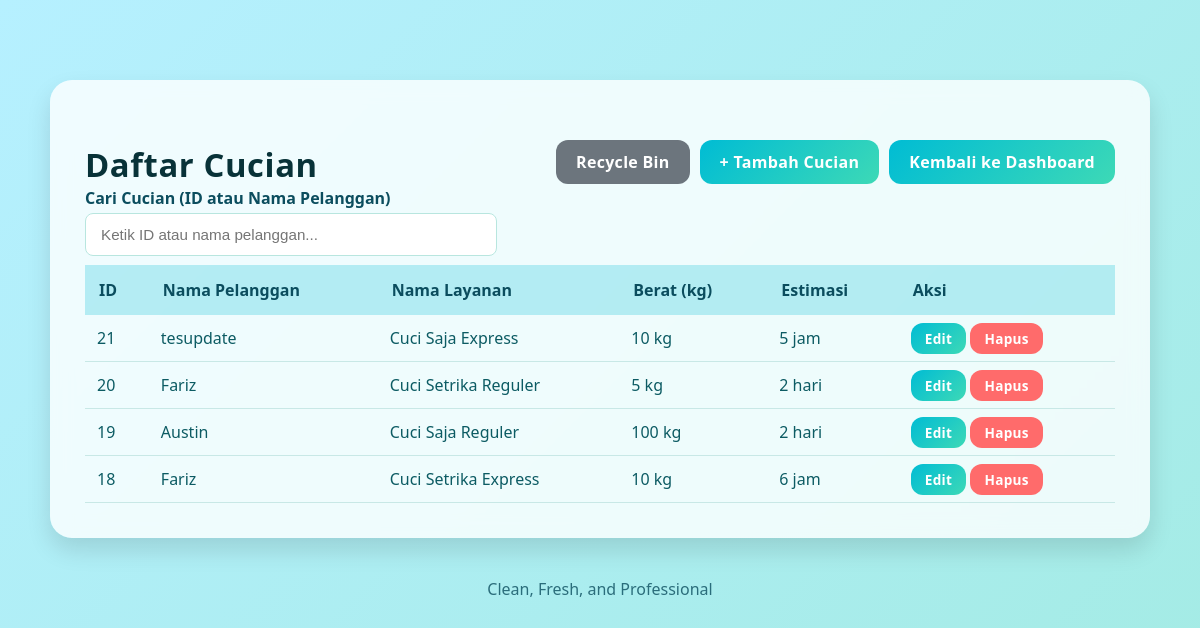
/app/Controllers/LayananController.php?aksi=index, run on an earlier commit of the app's database.
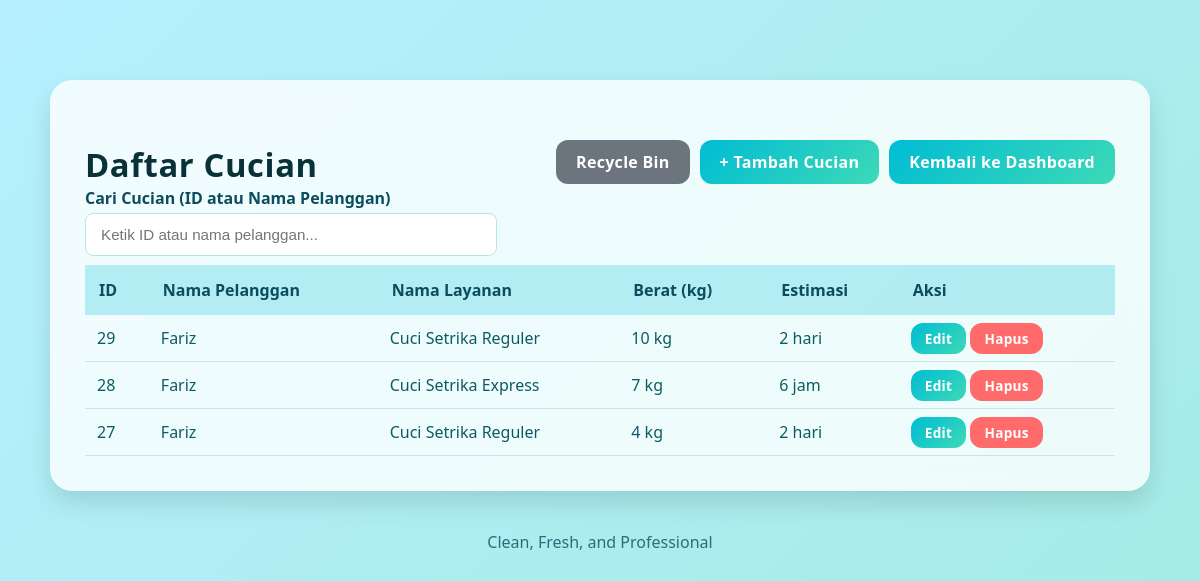
And on a later commit of the database.
### tables this page shows
CREATE TABLE `layanan` (
  `id_layanan` int(11) NOT NULL,
  `id_pelanggan` int(11) DEFAULT NULL,
  `nama_layanan` varchar(100) NOT NULL,
  `berat` int(11) DEFAULT 0,
  `estimasi` varchar(50) DEFAULT NULL,
  `status` varchar(20) DEFAULT 'proses',
  `deleted_at` datetime DEFAULT NULL
);

CREATE TABLE `pelanggan` (
  `id_pelanggan` int(11) NOT NULL,
  `nama` varchar(100) NOT NULL,
  `no_hp` varchar(20) DEFAULT NULL,
  `alamat` text DEFAULT NULL,
  `deleted_at` datetime DEFAULT NULL
);

### core/Controller.php (called while the page is built, shortened)
<?php
class Controller {
    public function model($model) {
        return new $model;
    }
    public function view($path, $data = []) {
        extract($data);
        $viewFile = __DIR__ . "/../app/Views/$path.php";
        require_once $viewFile;
    }
}

### config/koneksi.php (called while the page is built, shortened)
<?php
class Database {
    private static $instance = null;
    public static function connect() {
        if (self::$instance === null) {
            try {
                self::$instance = new PDO(
                    "mysql:host=" . DB_HOST . ";dbname=" . DB_NAME . ";charset=utf8mb4",
                    DB_USER,
                    DB_PASS,
                    [
                        PDO::ATTR_ERRMODE => PDO::ERRMODE_EXCEPTION,
                        PDO::ATTR_DEFAULT_FETCH_MODE => PDO::FETCH_ASSOC,
                        PDO::ATTR_EMULATE_PREPARES => false
                    ]
                );
            } catch (PDOException $e) {
                die("Database Connection Error: " . $e->getMessage());
            }
        }
        return self::$instance;
    }
}

### core/Model.php (called while the page is built, shortened)
<?php
require_once __DIR__ . '/../config/koneksi.php';
require_once __DIR__ . '/QueryBuilder.php';
class Model {
    protected $db;
    protected $table;
    public function __construct() {
        $this->db = Database::connect();
    }
    protected function getQueryBuilder($table = null, $pk = 'id') {
        return new QueryBuilder($this->db, $table ?? $this->table, $pk);
    }
}

### core/QueryBuilder.php (called while the page is built, shortened)
<?php
class QueryBuilder {
    protected $pdo;
    public function __construct($pdo = null, $table = null, $pk = 'id') {
        $this->pdo = $pdo ?? $GLOBALS['db'] ?? null;
    }
    public function raw($sql, $params = []) {
        $stmt = $this->pdo->prepare($sql);
        $stmt->execute($params);
        return $stmt->fetchAll();
    }
}
?>

### app/Models/Layanan.php (called while the page is built, shortened)
<?php
require_once __DIR__ . '/../../core/Model.php';
    class Layanan extends Model {
        protected $table = 'layanan';
        protected $primaryKey = 'id_layanan';
        public function getAll() {
            $qb = $this->getQueryBuilder($this->table, $this->primaryKey);
            return $qb->raw(
                "SELECT l.*, p.nama as nama_pelanggan
                FROM {$this->table} l
                LEFT JOIN pelanggan p ON l.id_pelanggan = p.id_pelanggan
                WHERE l.deleted_at IS NULL
                ORDER BY l.id_layanan DESC"
            );
        }
    }

### app/Views/layanan/index.php (the view, shortened to what this page needs)
<!DOCTYPE html>
<html lang="id">
<head>
<link rel="stylesheet" href="/bellaundry/public/assets/css/style.css">
</head>
<body>
<div class="container-crud">
        <div class="card-crud">
                <div style="display:flex; justify-content:space-between; align-items:center;">
                        <h2 class="card-title">Daftar Cucian</h2>
                        <div style="display:flex; gap:10px; align-items:center;">
                                <a href="/bellaundry/app/Controllers/LayananController.php?aksi=recycle" class="btn-gradient" style="background:#6c757d;">Recycle Bin</a>
                                <a href="/bellaundry/app/Controllers/LayananController.php?aksi=create" class="btn-gradient">+ Tambah Cucian</a>
                                <a href="/bellaundry/public/index.php" class="btn-gradient">Kembali ke Dashboard</a>
                        </div>
                </div>
                <div style="margin-bottom: 6px; margin-top: -22px;">
                    <label style="display: block; color: #0b4d5e; font-weight: 600; margin-bottom: 4px;">Cari Cucian (ID atau Nama Pelanggan)</label>
                    <div class="search-wrapper">
                        <input type="text" id="searchInput" class="search-input" placeholder="Ketik ID atau nama pelanggan...">
                    </div>
                </div>
                <table class="table-crud" id="tabelCucian" style="margin-top: 9px;">
                        <tr>
                                <th>ID</th>
                                <th>Nama Pelanggan</th>
                                <th>Nama Layanan</th>
                                <th>Berat (kg)</th>
                                <th>Estimasi</th>
                                <th>Aksi</th>
                        </tr>
                        <?php if (!empty($layanan)):
                                foreach ($layanan as $row): ?>
                                <tr class="row-layanan" data-id="<?= $row['id_layanan'] ?>" data-nama="<?= strtolower(htmlspecialchars($row['nama_pelanggan'] ?? '')) ?>">
                                        <td><?= $row['id_layanan'] ?></td>
                                        <td><?= htmlspecialchars($row['nama_pelanggan'] ?? '-') ?></td>
                                        <td><?= htmlspecialchars($row['nama_layanan']) ?></td>
                                        <td><?= $row['berat'] ?? 0 ?> kg</td>
                                        <td><?= htmlspecialchars($row['estimasi']) ?></td>
                                        <td>
                                                <a href="/bellaundry/app/Controllers/LayananController.php?aksi=edit&id=<?= $row['id_layanan'] ?>" class="btn-gradient" style="padding:6px 14px; font-size:0.85rem;">Edit</a>
                                                <a href="/bellaundry/app/Controllers/LayananController.php?aksi=delete&id=<?= $row['id_layanan'] ?>" onclick="return confirm('Yakin ingin hapus?')" class="btn-gradient" style="background:#ff6b6b; padding:6px 14px; font-size:0.85rem;">Hapus</a>
                                        </td>
                                </tr>
                        <?php endforeach;
                        else: ?>
                                <tr>
                                        <td colspan="6" style="text-align:center; padding:20px; color:#999;">Tidak ada data cucian</td>
                                </tr>
                        <?php endif; ?>
                </table>
        </div>
        <div class="footer-crud">
            Clean, Fresh, and Professional
        </div>
</div>
</body>
</html>

### app/Controllers/LayananController.php (shortened to what this page needs)
<?php
require_once __DIR__ . '/../../core/Controller.php';
class LayananController extends Controller {
    public function index() {
        $layananModel = $this->model('Layanan');
        $layanan = $layananModel->getAll();
        $this->view('layanan/index', ['layanan' => $layanan]);
    }
}
try {
    $aksi = $_GET['aksi'] ?? 'index';
    $controller = new LayananController();
    switch ($aksi) {
        case 'index':
            $controller->index();
            break;
    }
} catch (Exception $e) {
    die("Error: " . htmlspecialchars($e->getMessage()));
}
?>

### public/assets/css/style.css (style rules this page uses)
body { margin: 0; padding: 0; font-family: var(--font-sans); background: #f4f6f9; }
:root { --font-sans: 'Poppins', system-ui, -apple-system, 'Segoe UI', Roboto, 'Helvetica Neue', Arial; --font-heading: 'Poppins', system-ui, -apple-system, 'Segoe UI', Roboto, 'Helvetica Neue', Arial; --muted: #6b8f95; }
body { font-family: var(--font-sans); background: linear-gradient(135deg, #b6f0ff, #9be9d8, #c3fff1); background-size: 300% 300%; animation: flowBg 12s ease infinite; margin: 0; padding: 0; color: #083238; }
.container-crud { max-width: 1100px; margin: 60px auto; padding: 20px; }
.card-crud { background: rgba(255,255,255,0.8); backdrop-filter: blur(10px); padding: 35px; border-radius: 22px; box-shadow: 0 12px 25px rgba(0,0,0,0.12); }
.card-title { font-family: var(--font-heading); font-size: 2.05rem; font-weight: 600; color: #083238; margin-bottom: 22px; letter-spacing: 0.6px; }
.btn-gradient { background: linear-gradient(135deg, #00bcd4, #3dd9b6); color: white; border: none; padding: 11px 20px; border-radius: 12px; cursor: pointer; font-weight: 600; transition: transform 0.22s ease, box-shadow 0.22s ease; text-decoration: none; letter-spacing: 0.3px; }
.table-crud { width: 100%; border-collapse: collapse; margin-top: 20px; }
.table-crud th { background: rgba(0, 188, 212, 0.25); padding: 14px; text-align: left; font-weight: 600; color: #0b4d5e; }
.table-crud td { padding: 12px; border-bottom: 1px solid #c8e8e6; color: #0c5b63; }
.footer-crud { margin-top: 40px; text-align: center; color: #0b4d5e; opacity: 0.8; }

### app/Views/layanan/index.php (style rules this page uses)
.search-wrapper { position: relative; display: inline-block; width: 380px; }
.search-input { width: 100% !important; padding: 12px 15px !important; border-radius: 8px !important; border: 1px solid #b8e6df !important; font-size: 0.95rem !important; }

What changed in the data, as far as the page shows it:
removed layanan: id_layanan "21", id_pelanggan.nama "tesupdate", nama_layanan "Cuci Saja Express", berat "10", estimasi "5 jam"
removed layanan: id_layanan "20", id_pelanggan.nama "Fariz", nama_layanan "Cuci Setrika Reguler", berat "5", estimasi "2 hari"
removed layanan: id_layanan "19", id_pelanggan.nama "Austin", nama_layanan "Cuci Saja Reguler", berat "100", estimasi "2 hari"
removed layanan: id_layanan "18", id_pelanggan.nama "Fariz", nama_layanan "Cuci Setrika Express", berat "10", estimasi "6 jam"
added layanan: id_layanan "29", id_pelanggan.nama "Fariz", nama_layanan "Cuci Setrika Reguler", berat "10", estimasi "2 hari"
added layanan: id_layanan "28", id_pelanggan.nama "Fariz", nama_layanan "Cuci Setrika Express", berat "7", estimasi "6 jam"
added layanan: id_layanan "27", id_pelanggan.nama "Fariz", nama_layanan "Cuci Setrika Reguler", berat "4", estimasi "2 hari"
